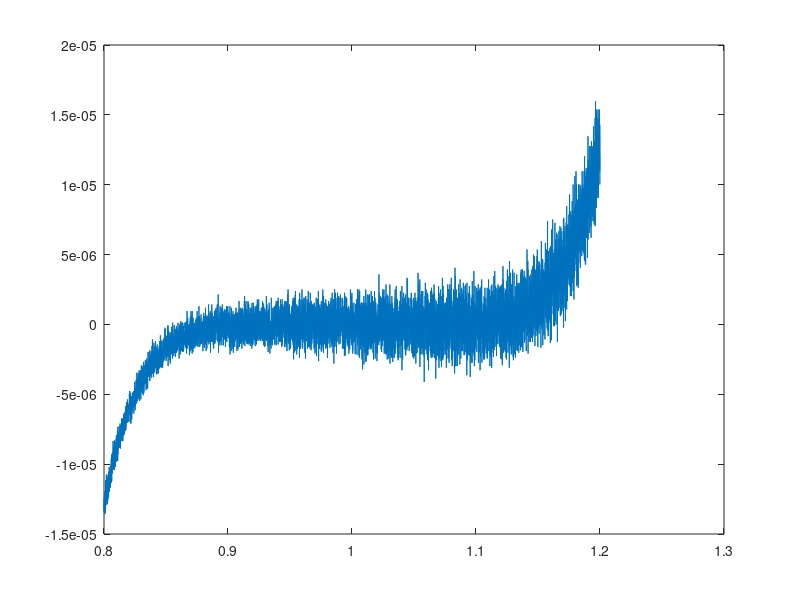

This chart was generated by the following MATLAB code:
x = single(linspace(0.8,1.2,8000));

f = single(((((((x - 7).*x + 21).*x - 35).*x + 35).*x -21).*x + 7).*x -1);
figure;
plot(x,f);